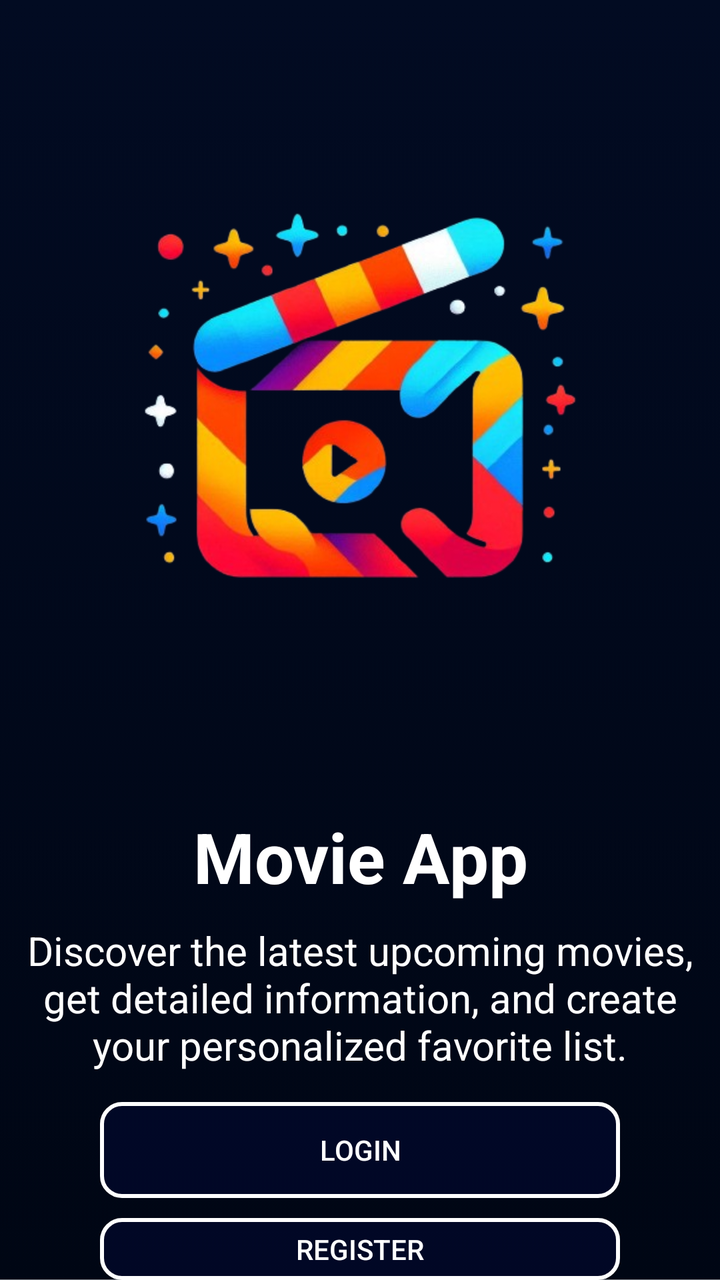
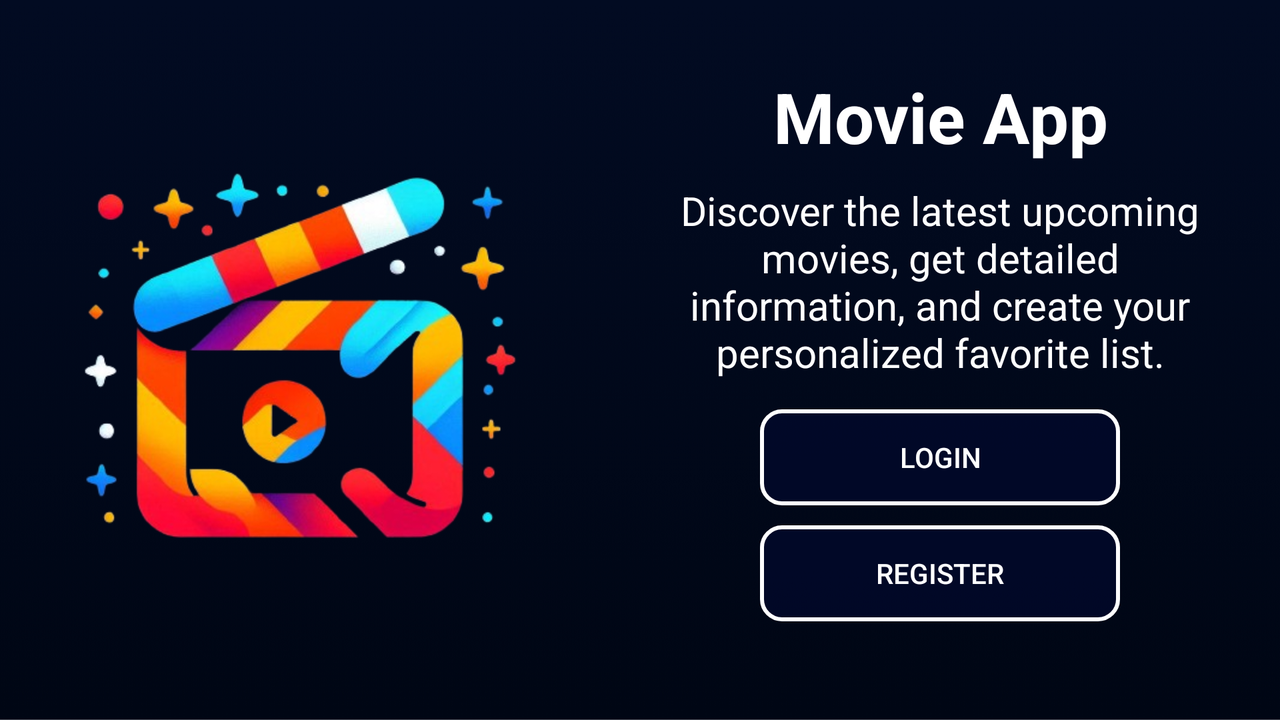

First picture: res/layout/ on a phone held upright. Second picture: the repository's own variant of that layout, on a device whose configuration matches the variant's folder. Source for both follows.
<!-- AndroidManifest.xml: application theme Theme.AppCompat.Light.NoActionBar -->
<!-- res/layout/fragment_entry.xml -->
<?xml version="1.0" encoding="utf-8"?>
<LinearLayout xmlns:android="http://schemas.android.com/apk/res/android"
    xmlns:app="http://schemas.android.com/apk/res-auto"
    xmlns:tools="http://schemas.android.com/tools"
    android:layout_width="match_parent"
    android:layout_height="match_parent"
    android:background="@drawable/movie_app_background"
    android:orientation="vertical"
    tools:context=".Fragments.EntryFragment">

    <ImageView
        android:id="@+id/imageView"
        android:layout_width="300dp"
        android:layout_height="400dp"
        android:layout_gravity="center"
        android:src="@drawable/movie_app_logo" />

    <TextView
        android:id="@+id/textView1"
        android:layout_width="match_parent"
        android:layout_height="wrap_content"
        android:gravity="center"
        android:textStyle="bold"
        android:textColor="@color/white"
        android:layout_margin="5dp"
        android:textSize="35sp"
        android:text="@string/movie_app" />

    <TextView
        android:id="@+id/textView2"
        android:layout_width="match_parent"
        android:layout_height="wrap_content"
        android:gravity="center"
        android:textColor="@color/white"
        android:layout_margin="5dp"
        android:textSize="20sp"
        android:text="@string/discover_the_latest_upcoming_movies_get_detailed_information_and_create_your_personalized_favorite_list" />

    <Button
        android:id="@+id/entryLoginBTN"
        android:layout_width="match_parent"
        android:layout_height="wrap_content"
        android:layout_marginStart="50dp"
        android:layout_marginTop="10dp"
        android:layout_marginEnd="50dp"
        android:background="@drawable/button_background"
        android:backgroundTint="@null"
        android:textColor="@color/white"
        android:text="@string/login" />

    <Button
        android:id="@+id/entryRegisterBTN"
        android:layout_width="match_parent"
        android:layout_height="wrap_content"
        android:layout_marginStart="50dp"
        android:layout_marginTop="10dp"
        android:layout_marginEnd="50dp"
        android:background="@drawable/button_background"
        android:backgroundTint="@null"
        android:textColor="@color/white"
        android:text="@string/register" />
</LinearLayout>
<!-- resources referenced by this layout -->
<resources>
  <!-- drawable button_background (drawable) -->
  <shape xmlns:android="http://schemas.android.com/apk/res/android"
      android:shape="rectangle">
      <solid android:color="#95030933" />
      <stroke android:width="2dp"
              android:color="@color/white"/>
      <corners android:radius="10dp" />
  </shape>
  <!-- drawable movie_app_background: png bitmap (drawable, 36137 bytes) -->
  <!-- drawable movie_app_logo: png bitmap (drawable, 138151 bytes) -->
  <string name="discover_the_latest_upcoming_movies_get_detailed_information_and_create_your_personalized_favorite_list">Discover the latest upcoming movies, get detailed information, and create your personalized favorite list.</string>
  <string name="login">Login</string>
  <string name="movie_app">Movie App</string>
  <string name="register">Register</string>
</resources>
<!-- res/layout-land/fragment_entry.xml (the repository's variant of the layout above) -->
<!-- drawn on the phone turned sideways -->
<?xml version="1.0" encoding="utf-8"?>
<LinearLayout xmlns:android="http://schemas.android.com/apk/res/android"
    xmlns:app="http://schemas.android.com/apk/res-auto"
    xmlns:tools="http://schemas.android.com/tools"
    android:layout_width="match_parent"
    android:layout_height="match_parent"
    android:background="@drawable/movie_app_background"
    android:orientation="vertical"
    tools:context=".Fragments.EntryFragment">

    <LinearLayout
        android:layout_width="match_parent"
        android:layout_height="match_parent"
        android:orientation="horizontal">

        <ImageView
            android:id="@+id/imageView"
            android:layout_width="300dp"
            android:layout_height="400dp"
            android:layout_gravity="center"
            android:src="@drawable/movie_app_logo" />

        <LinearLayout
            android:layout_width="match_parent"
            android:layout_height="match_parent"
            android:orientation="vertical"
            android:layout_margin="30dp">

            <TextView
                android:id="@+id/textView1"
                android:layout_width="match_parent"
                android:layout_height="wrap_content"
                android:gravity="center"
                android:textStyle="bold"
                android:textColor="@color/white"
                android:layout_margin="5dp"
                android:textSize="35sp"
                android:text="@string/movie_app" />

            <TextView
                android:id="@+id/textView2"
                android:layout_width="match_parent"
                android:layout_height="wrap_content"
                android:gravity="center"
                android:textColor="@color/white"
                android:layout_margin="5dp"
                android:textSize="20sp"
                android:text="@string/discover_the_latest_upcoming_movies_get_detailed_information_and_create_your_personalized_favorite_list" />

            <Button
                android:id="@+id/entryLoginBTN"
                android:layout_width="match_parent"
                android:layout_height="wrap_content"
                android:layout_marginStart="50dp"
                android:layout_marginTop="10dp"
                android:layout_marginEnd="50dp"
                android:background="@drawable/button_background"
                android:backgroundTint="@null"
                android:textColor="@color/white"
                android:text="@string/login" />

            <Button
                android:id="@+id/entryRegisterBTN"
                android:layout_width="match_parent"
                android:layout_height="wrap_content"
                android:layout_marginStart="50dp"
                android:layout_marginTop="10dp"
                android:layout_marginEnd="50dp"
                android:background="@drawable/button_background"
                android:backgroundTint="@null"
                android:textColor="@color/white"
                android:text="@string/register" />
        </LinearLayout>

    </LinearLayout>

</LinearLayout>
